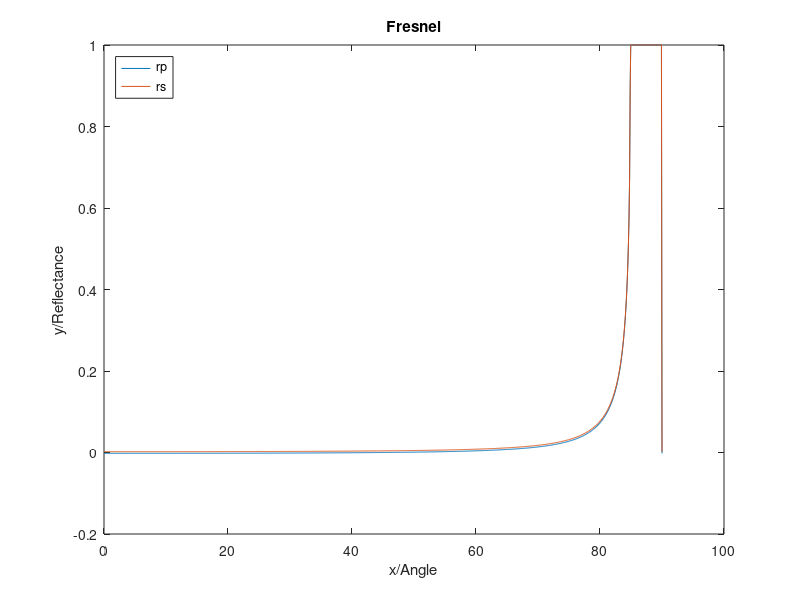

MATLAB code for this plot:
%% n>1

clear; 
clc;  
clf;
close all;

n1 = 1;  % n(air)
n2 = 0.996;  % n(plasma)
n = n1 / n2; % 

zeta1 = linspace(0, pi/2, 1000);  % 入射角弧度，将0 - pi/2等分为1000?份
x = zeta1 * 180 / pi;  % 入射角角度

zeta2 = real(asin(n.*sin(zeta1)));  % 折射角，弧度

rpz = -n.*cos(zeta2) + cos(zeta1);  % 反射光中平行分量的反射系数分子
rpm = n.*cos(zeta2) + cos(zeta1);  % 反射光中平行分量的反射系数分母
rp = rpz./rpm;  % 反射光中平行分量的反射系数

rsz = n.*cos(zeta1) - cos(zeta2);  % 反射光中垂直分量的反射系数分子
rsm = n.*cos(zeta1) + cos(zeta2);  % 反射光中垂直分量的反射系数分母
rs = rsz./rsm;  % 反射光中垂直分量的反射系数

% Rp = rp.^2;  % 平行分量反射率
% Rs = rs.^2;  % 垂直分量反射率
% critical = acsc(n) * 180 / pi;  % 临界角
% Brewster = acot(n) * 180 / pi;  % 布鲁斯特角

plot(x, rp, x, rs);

xlabel( 'x/Angle' );
ylabel( 'y/Reflectance' );
title( 'Fresnel' );
legend('rp', 'rs', 'location', 'northwest');

% figure(2);
% plot(x, rp); % 小于0
% 
% figure(3);
% plot(x, rs); % 大于0
